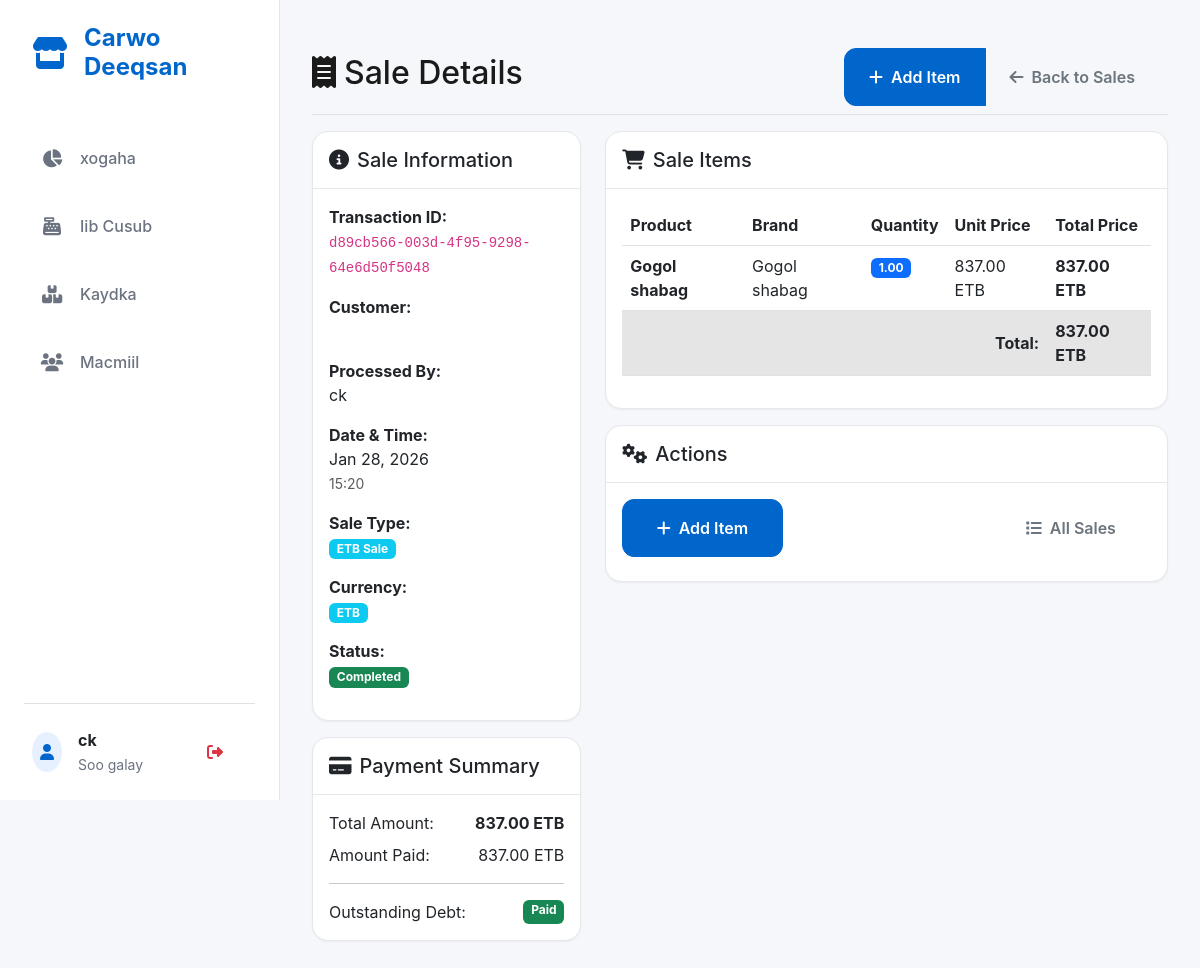
The app's page /sales/ETB/9/ (signed in) with its own data.
### core/models.py (models this page shows, shortened)
class User(AbstractUser):
    phone = models.CharField(max_length=15, blank=True, null=True)
    date_created = models.DateTimeField(auto_now_add=True)
    date_updated = models.DateTimeField(auto_now=True)
    class Meta:
        verbose_name = "Admin User"
        verbose_name_plural = "Admin Users"

class SaleETB(models.Model):
    transaction_id = models.UUIDField(default=uuid.uuid4, unique=True, editable=False)
    customer = models.ForeignKey(Customer, on_delete=models.SET_NULL, null=True, blank=True, help_text="Optional - allows anonymous sales")
    user = models.ForeignKey(User, on_delete=models.SET_NULL, null=True, blank=True, related_name='etb_sales', help_text="Optional - admin user who created the sale")
    total_amount = models.DecimalField(max_digits=10, decimal_places=2, default=0.00, help_text="Total amount in ETB")
    amount_paid = models.DecimalField(max_digits=10, decimal_places=2, default=0.00, help_text="Amount paid in ETB")
    debt_amount = models.DecimalField(max_digits=10, decimal_places=2, default=0.00, help_text="Debt amount in ETB")
    exchange_rate_at_sale = models.DecimalField(
        max_digits=10,
        decimal_places=2,
        default=185.00,
        validators=[MinValueValidator(Decimal('0.01'))],
        help_text="USD to ETB exchange rate at time of sale"
    )
    date_created = models.DateTimeField(auto_now_add=True)
    is_completed = models.BooleanField(default=True)
    class Meta:
        verbose_name = "ETB Sale"
        verbose_name_plural = "ETB Sales"

class SaleItemETB(models.Model):
    sale = models.ForeignKey(SaleETB, on_delete=models.CASCADE, related_name='items')
    product = models.ForeignKey(Product, on_delete=models.CASCADE)
    quantity = models.DecimalField(max_digits=10, decimal_places=2, help_text="Quantity bought")
    unit_price = models.DecimalField(max_digits=10, decimal_places=2, help_text="Unit price in ETB")
    total_price = models.DecimalField(max_digits=10, decimal_places=2, help_text="Total price in ETB")
    class Meta:
        verbose_name = "ETB Sale Item"
        verbose_name_plural = "ETB Sale Items"

class Product(models.Model):
    name = models.CharField(max_length=200)
    brand = models.CharField(max_length=100)
    category = models.ForeignKey(Category, on_delete=models.CASCADE)
    purchase_price = models.DecimalField(
        max_digits=10,
        decimal_places=2,
        verbose_name="Purchase Price (USD)"
    )
    selling_price = models.DecimalField(
        max_digits=10,
        decimal_places=2,
        verbose_name="Selling Price (USD)"
    )
    UNIT_CHOICES = [
        ('UNIT', 'Unit'),
        ('METER', 'Meter'),
    ]
    selling_unit = models.CharField(max_length=10, choices=UNIT_CHOICES, default='UNIT')
    current_stock = models.DecimalField(max_digits=10, decimal_places=2, default=0.00)
    low_stock_threshold = models.DecimalField(max_digits=10, decimal_places=2, default=5.00)
    minimum_sale_length = models.DecimalField(
        max_digits=5,
        decimal_places=2,
        null=True,
        blank=True,
        help_text="Applies only to METER products"
    )
    date_added = models.DateTimeField(auto_now_add=True)
    date_updated = models.DateTimeField(auto_now=True)
    is_active = models.BooleanField(default=True)
    class Meta:
        verbose_name = "Product"
        verbose_name_plural = "Products"

### core/views.py (the view)
# urls.py: path('sales/<str:currency>/<int:sale_id>/', views.sale_detail, name='sale_detail'),
@login_required
@login_required
def sale_detail(request, sale_id, currency=None):
    sale = None
    sale_type = None
    if currency == 'USD' or currency is None:
        try:
            sale = SaleUSD.objects.select_related('customer', 'user').prefetch_related('items__product').get(id=sale_id)
            sale_type = 'USD'
        except SaleUSD.DoesNotExist:
            pass
    if sale is None and (currency == 'SOS' or currency is None):
        try:
            sale = SaleSOS.objects.select_related('customer', 'user').prefetch_related('items__product').get(id=sale_id)
            sale_type = 'SOS'
        except SaleSOS.DoesNotExist:
            pass
    if sale is None and (currency == 'ETB' or currency is None):
        try:
            sale = SaleETB.objects.select_related('customer', 'user').prefetch_related('items__product').get(id=sale_id)
            sale_type = 'ETB'
        except SaleETB.DoesNotExist:
            pass
    if sale is None and (currency == 'Legacy' or currency is None):
        try:
            sale = Sale.objects.select_related('customer', 'user').prefetch_related('items__product').get(id=sale_id)
            sale_type = 'Legacy'
        except Sale.DoesNotExist:
            pass
    if sale is None:
        from django.http import Http404
        raise Http404("Sale not found")
    context = {
        'sale': sale,
        'sale_type': sale_type,
        'currency': sale_type,
    }
    return render(request, 'core/sale_detail.html', context)

### core/templates/core/sale_detail.html (shortened to what this page needs)
{% extends 'core/base.html' %}
{% load static %}
{% block content %}
<div class="d-flex justify-content-between flex-wrap flex-md-nowrap align-items-center pt-3 pb-2 mb-3 border-bottom">
    <h1 class="h2">
        <i class="fas fa-receipt me-2"></i>Sale Details
    </h1>
    <div class="btn-toolbar mb-2 mb-md-0">
        <div class="btn-group me-2">
            <a href="{% url 'core:add_sale_item' sale_type sale.id %}" class="btn btn-primary">
                <i class="fas fa-plus me-2"></i>Add Item
            </a>
            <a href="{% url 'core:sales_list' %}" class="btn btn-outline-secondary">
                <i class="fas fa-arrow-left me-2"></i>Back to Sales
            </a>
        </div>
    </div>
</div>
<div class="row">
    <div class="col-lg-4">
        <div class="card">
            <div class="card-header">
                <h5 class="card-title mb-0">
                    <i class="fas fa-info-circle me-2"></i>Sale Information
                </h5>
            </div>
            <div class="card-body">
                <div class="mb-3">
                    <strong>Transaction ID:</strong><br>
                    <code>{{ sale.transaction_id }}</code>
                </div>
                <div class="mb-3">
                    <strong>Customer:</strong><br>
                    <br>
                </div>
                <div class="mb-3">
                    <strong>Processed By:</strong><br>
                    <span>{{ sale.user.get_full_name|default:sale.user.username }}</span>
                </div>
                <div class="mb-3">
                    <strong>Date & Time:</strong><br>
                    <span>{{ sale.date_created|date:"M d, Y" }}</span><br>
                    <small class="text-muted">{{ sale.date_created|time:"H:i" }}</small>
                </div>
                <div class="mb-3">
                    <strong>Sale Type:</strong><br>
                    <span
                        class="badge {% if sale_type == 'USD' %}bg-primary{% elif sale_type == 'SOS' %}bg-success{% elif sale_type == 'ETB' %}bg-info{% else %}bg-secondary{% endif %}">
                        {{ sale_type }} Sale
                    </span>
                </div>
                <div class="mb-3">
                    <strong>Currency:</strong><br>
                    <span
                        class="badge {% if sale_type == 'USD' or sale.currency == 'USD' %}bg-primary{% elif sale_type == 'SOS' or sale.currency == 'SOS' %}bg-success{% elif sale_type == 'ETB' %}bg-info{% else %}bg-secondary{% endif %}">
                        {{ sale_type }}
                    </span>
                </div>
                <div class="mb-3">
                    <strong>Status:</strong><br>
                    {% if sale.is_completed %}
                    <span class="badge bg-success">Completed</span>
                    {% else %}
                    <span class="badge bg-warning">Pending</span>
                    {% endif %}
                </div>
            </div>
        </div>
        <div class="card mt-3">
            <div class="card-header">
                <h5 class="card-title mb-0">
                    <i class="fas fa-credit-card me-2"></i>Payment Summary
                </h5>
            </div>
            <div class="card-body">
                <div class="d-flex justify-content-between mb-2">
                    <span>Total Amount:</span>
                    <strong>
                        {{ sale.total_amount|floatformat:2 }}
                        {% if sale_type == 'ETB' %} ETB{% endif %}
                    </strong>
                </div>
                <div class="d-flex justify-content-between mb-2">
                    <span>Amount Paid:</span>
                    <span>
                        {{ sale.amount_paid|floatformat:2 }}
                        {% if sale_type == 'ETB' %} ETB{% endif %}
                    </span>
                </div>
                <hr>
                <div class="d-flex justify-content-between">
                    <span>Outstanding Debt:</span>
                    {% if sale.debt_amount > 0 %}
                    <span class="badge bg-danger">
                        {% if sale_type == 'USD' or sale.currency == 'USD' %}${% endif %}
                        {{ sale.debt_amount|floatformat:2 }}
                        {% if sale_type == 'SOS' or sale.currency == 'SOS' %} SOS{% endif %}
                        {% if sale_type == 'ETB' %} ETB{% endif %}
                    </span>
                    {% else %}
                    <span class="badge bg-success">Paid</span>
                    {% endif %}
                </div>
            </div>
        </div>
    </div>
    <div class="col-lg-8">
        <div class="card">
            <div class="card-header">
                <h5 class="card-title mb-0">
                    <i class="fas fa-shopping-cart me-2"></i>Sale Items
                </h5>
            </div>
            <div class="card-body">
                {% if sale.items.all %}
                <div class="table-responsive">
                    <table class="table table-hover">
                        <thead>
                            <tr>
                                <th>Product</th>
                                <th>Brand</th>
                                <th>Quantity</th>
                                <th>Unit Price</th>
                                <th>Total Price</th>
                            </tr>
                        </thead>
                        <tbody>
                            {% for item in sale.items.all %}
                            <tr>
                                <td>
                                    <strong>{{ item.product.name }}</strong>
                                </td>
                                <td>{{ item.product.brand }}</td>
                                <td>
                                    <span class="badge bg-primary">{{ item.quantity }}</span>
                                </td>
                                <td>
                                    {{ item.unit_price|floatformat:2 }}
                                    {% if sale_type == 'ETB' %} ETB{% endif %}
                                </td>
                                <td>
                                    <strong>
                                        {{ item.total_price|floatformat:2 }}
                                        {% if sale_type == 'ETB' %} ETB{% endif %}
                                    </strong>
                                </td>
                            </tr>
                            {% endfor %}
                        </tbody>
                        <tfoot>
                            <tr class="table-active">
                                <td colspan="4" class="text-end"><strong>Total:</strong></td>
                                <td>
                                    <strong>
                                        {{ sale.total_amount|floatformat:2 }}
                                        {% if sale_type == 'ETB' %} ETB{% endif %}
                                    </strong>
                                </td>
                            </tr>
                        </tfoot>
                    </table>
                </div>
                {% endif %}
            </div>
        </div>
        <div class="card mt-3">
            <div class="card-header">
                <h5 class="card-title mb-0">
                    <i class="fas fa-cogs me-2"></i>Actions
                </h5>
            </div>
            <div class="card-body">
                <div class="row">
                    <div class="col-md-4">
                        <a href="{% url 'core:add_sale_item' sale_type sale.id %}" class="btn btn-primary w-100 mb-2">
                            <i class="fas fa-plus me-2"></i>Add Item
                        </a>
                    </div>
                    <div class="col-md-4">
                    </div>
                    <div class="col-md-4">
                        <a href="{% url 'core:sales_list' %}" class="btn btn-outline-secondary w-100 mb-2">
                            <i class="fas fa-list me-2"></i>All Sales
                        </a>
                    </div>
                </div>
            </div>
        </div>
    </div>
</div>
{% endblock %}

### core/templates/core/base.html (shortened to what this page needs)
<!DOCTYPE html>
<html lang="so">
<head>
    <link href="https://cdn.jsdelivr.net/npm/bootstrap@5.3.0/dist/css/bootstrap.min.css" rel="stylesheet">
    <link rel="stylesheet" href="https://cdnjs.cloudflare.com/ajax/libs/font-awesome/6.4.0/css/all.min.css">
    <link rel="stylesheet" href="https://cdnjs.cloudflare.com/ajax/libs/animate.css/4.1.1/animate.min.css" />
</head>
<body>
    <div class="app-shell">
        <nav class="desktop-sidebar">
            <div class="mb-5 px-2">
                <a href="{% url 'core:dashboard' %}"
                    class="d-flex align-items-center text-primary text-decoration-none">
                    <i class="fas fa-store fa-2x me-3"></i>
                    <span class="h4 mb-0 fw-bold">Carwo Deeqsan</span>
                </a>
            </div>
            <div class="d-flex flex-column gap-2 flex-grow-1">
                <a href="{% url 'core:dashboard' %}"
                    class="nav-item {% if request.resolver_match.url_name == 'dashboard' %}active{% endif %}">
                    <i class="fas fa-chart-pie"></i> xogaha
                </a>
                {% if user.is_superuser or user.can_sell %}
                <a href="{% url 'core:create_sale' %}"
                    class="nav-item {% if request.resolver_match.url_name == 'create_sale' %}active{% endif %}">
                    <i class="fas fa-cash-register"></i> Iib Cusub
                </a>
                {% endif %}
                {% if user.is_superuser or user.can_restock %}
                <a href="{% url 'core:inventory_list' %}"
                    class="nav-item {% if request.resolver_match.url_name == 'inventory_list' %}active{% endif %}">
                    <i class="fas fa-boxes"></i> Kaydka
                </a>
                {% endif %}
                <a href="{% url 'core:customers_list' %}"
                    class="nav-item {% if request.resolver_match.url_name == 'customers_list' %}active{% endif %}">
                    <i class="fas fa-users"></i> Macmiil
                </a>
            </div>
            <div class="mt-auto pt-4 border-top">
                <div class="d-flex align-items-center justify-content-between px-2">
                    <div class="d-flex align-items-center">
                        <div class="bg-primary bg-opacity-10 text-primary rounded-circle p-2 me-3"><i
                                class="fas fa-user"></i></div>
                        <div>
                            <div class="fw-bold text-dark">{{ user.get_full_name|default:user.username }}</div>
                            <small class="text-secondary">Soo galay</small>
                        </div>
                    </div>
                    <form method="post" action="{% url 'logout' %}">{% csrf_token %}<button type="submit"
                            class="btn btn-sm btn-outline-danger border-0"><i class="fas fa-sign-out-alt"></i></button>
                    </form>
                </div>
            </div>
        </nav>
        <main class="main-content">
            {% block content %}{% endblock %}
        </main>
    </div>
</body>
</html>

### records on screen
User: get_full_name "ck"
SaleETB: transaction_id "d89cb566-003d-4f95-9298-64e6d50f5048", user.get_full_name "ck", date_created "Jan 28, 2026", date_created "15:20", total_amount "837.00", amount_paid "837.00"
SaleItemETB: product.name "Gogol shabag", product.brand "Gogol shabag", quantity "1.00", unit_price "837.00", total_price "837.00"

### other values on screen
{{ sale_type }} "ETB"
